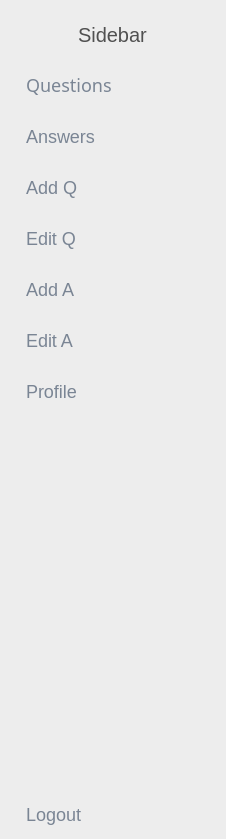
    <widget class="QWidget" name="full_menu_widget" native="true">
     <property name="minimumSize">
      <size>
       <width>0</width>
       <height>0</height>
      </size>
     </property>
     <property name="styleSheet">
      <string notr="true">QWidget{
	background-color: rgb(237, 237, 237);
	/*background-color: rrgb(254, 254, 254); */
	color: black;
}
QLabel{
	padding-left: 7px;
	font-weight: 460;
	font-size: 20px;
	color: rgb(80, 80, 80);
}

QPushButton{
	color: #7A8594;
	border: none;
	text-align: left;
	padding-left: 25px;
	font-family: &quot;poppins&quot;;
	font-weight: 440;
	font-size: 18px;
	/*background-color: #AF83FB;*/
	border-top-left-radius: 20px;
	border-bottom-left-radius: 20px;
	min-width: 200px;
}

QPushButton::hover {
	background-color: #C9B4EF;
	color: #fff;
}
QPushButton::checked {
	background-color: #AF83FB;
	color: #ffffff
}
</string>
     </property>
     <layout class="QVBoxLayout" name="verticalLayout_4">
      <property name="spacing">
       <number>0</number>
      </property>
      <property name="leftMargin">
       <number>1</number>
      </property>
      <property name="topMargin">
       <number>10</number>
      </property>
      <property name="rightMargin">
       <number>0</number>
      </property>
      <property name="bottomMargin">
       <number>0</number>
      </property>
      <item>
       <layout class="QHBoxLayout" name="horizontalLayout_2">
        <property name="spacing">
         <number>0</number>
        </property>
        <property name="leftMargin">
         <number>0</number>
        </property>
        <item>
         <widget class="QPushButton" name="logo_2">
          <property name="minimumSize">
           <size>
            <width>65</width>
            <height>50</height>
           </size>
          </property>
          <property name="maximumSize">
           <size>
            <width>40</width>
            <height>50</height>
           </size>
          </property>
          <property name="layoutDirection">
           <enum>Qt::LeftToRight</enum>
          </property>
          <property name="styleSheet">
           <string notr="true">QPushButton{
	min-width: 40px;
}

QPushButton::hover{
	background-color: none;
}
QPushButton::checked {
	background-color: none;
}


</string>
          </property>
          <property name="text">
           <string/>
          </property>
          <property name="icon">
           <iconset>
            <normaloff>ic/logo-2.png</normaloff>ic/logo-2.png</iconset>
          </property>
          <property name="iconSize">
           <size>
            <width>40</width>
            <height>40</height>
           </size>
          </property>
          <property name="checkable">
           <bool>true</bool>
          </property>
          <property name="autoExclusive">
           <bool>false</bool>
          </property>
         </widget>
        </item>
        <item>
         <widget class="QLabel" name="logo_label_3">
          <property name="minimumSize">
           <size>
            <width>0</width>
            <height>40</height>
           </size>
          </property>
          <property name="font">
           <font>
            <pointsize>-1</pointsize>
            <fontweight></fontweight>
           </font>
          </property>
          <property name="styleSheet">
           <string notr="true"/>
          </property>
          <property name="text">
           <string>Sidebar</string>
          </property>
         </widget>
        </item>
       </layout>
      </item>
      <item>
       <layout class="QVBoxLayout" name="verticalLayout_2">
        <property name="spacing">
         <number>1</number>
        </property>
        <item>
         <widget class="QPushButton" name="questionsBtn2">
          <property name="minimumSize">
           <size>
            <width>225</width>
            <height>50</height>
           </size>
          </property>
          <property name="font">
           <font>
            <family>poppins</family>
            <pointsize>-1</pointsize>
            <fontweight></fontweight>
           </font>
          </property>
          <property name="layoutDirection">
           <enum>Qt::LeftToRight</enum>
          </property>
          <property name="autoFillBackground">
           <bool>false</bool>
          </property>
          <property name="text">
           <string>Questions</string>
          </property>
          <property name="icon">
           <iconset>
            <normaloff>ic/question.svg</normaloff>
            <normalon>ic/questionOn.svg</normalon>
            <disabledoff>ic/question.svg</disabledoff>
            <disabledon>ic/questionOn.svg</disabledon>
            <activeoff>ic/question.svg</activeoff>
            <activeon>ic/questionOn.svg</activeon>
            <selectedoff>ic/question.svg</selectedoff>
            <selectedon>ic/questionOn.svg</selectedon>ic/question.svg</iconset>
          </property>
          <property name="iconSize">
           <size>
            <width>40</width>
            <height>40</height>
           </size>
          </property>
          <property name="checkable">
           <bool>true</bool>
          </property>
          <property name="autoExclusive">
           <bool>true</bool>
          </property>
          <property name="autoDefault">
           <bool>false</bool>
          </property>
          <property name="default">
           <bool>false</bool>
          </property>
          <property name="flat">
           <bool>false</bool>
          </property>
         </widget>
        </item>
        <item>
         <widget class="QPushButton" name="answersBtn2">
          <property name="minimumSize">
           <size>
            <width>225</width>
            <height>50</height>
           </size>
          </property>
          <property name="text">
           <string>Answers</string>
          </property>
          <property name="icon">
           <iconset>
            <normaloff>ic/answer.svg</normaloff>
            <normalon>ic/answerOn.svg</normalon>ic/answer.svg</iconset>
          </property>
          <property name="iconSize">
           <size>
            <width>40</width>
            <height>40</height>
           </size>
          </property>
          <property name="checkable">
           <bool>true</bool>
          </property>
          <property name="autoExclusive">
           <bool>true</bool>
          </property>
         </widget>
        </item>
        <item>
         <widget class="QPushButton" name="addQBtn2">
          <property name="minimumSize">
           <size>
            <width>225</width>
            <height>50</height>
           </size>
          </property>
          <property name="text">
           <string>Add Q</string>
          </property>
          <property name="icon">
           <iconset>
            <normaloff>ic/addq.svg</normaloff>
            <normalon>ic/addqOn.svg</normalon>ic/addq.svg</iconset>
          </property>
          <property name="iconSize">
           <size>
            <width>40</width>
            <height>40</height>
           </size>
          </property>
          <property name="checkable">
           <bool>true</bool>
          </property>
          <property name="autoExclusive">
           <bool>true</bool>
          </property>
         </widget>
        </item>
        <item>
         <widget class="QPushButton" name="editQBtn2">
          <property name="minimumSize">
           <size>
            <width>225</width>
            <height>50</height>
           </size>
          </property>
          <property name="text">
           <string>Edit Q</string>
          </property>
          <property name="icon">
           <iconset>
            <normaloff>ic/editq.svg</normaloff>
            <normalon>ic/editqOn.svg</normalon>ic/editq.svg</iconset>
          </property>
          <property name="iconSize">
           <size>
            <width>40</width>
            <height>40</height>
           </size>
          </property>
          <property name="checkable">
           <bool>true</bool>
          </property>
          <property name="autoExclusive">
           <bool>true</bool>
          </property>
         </widget>
        </item>
        <item>
         <widget class="QPushButton" name="addABtn2">
          <property name="minimumSize">
           <size>
            <width>225</width>
            <height>50</height>
           </size>
          </property>
          <property name="text">
           <string>Add A</string>
          </property>
          <property name="icon">
           <iconset>
            <normaloff>ic/adda.svg</normaloff>
            <normalon>ic/addaOn.svg</normalon>ic/adda.svg</iconset>
          </property>
          <property name="iconSize">
           <size>
            <width>40</width>
            <height>40</height>
           </size>
          </property>
          <property name="checkable">
           <bool>true</bool>
          </property>
          <property name="autoExclusive">
           <bool>true</bool>
          </property>
         </widget>
        </item>
        <item>
         <widget class="QPushButton" name="editABtn2">
          <property name="minimumSize">
           <size>
            <width>225</width>
            <height>50</height>
           </size>
          </property>
          <property name="text">
           <string>Edit A</string>
          </property>
          <property name="icon">
           <iconset>
            <normaloff>ic/edita.svg</normaloff>
            <normalon>ic/editaOn.svg</normalon>ic/edita.svg</iconset>
          </property>
          <property name="iconSize">
           <size>
            <width>40</width>
            <height>40</height>
           </size>
          </property>
          <property name="checkable">
           <bool>true</bool>
          </property>
          <property name="autoExclusive">
           <bool>true</bool>
          </property>
         </widget>
        </item>
        <item>
         <widget class="QPushButton" name="profileBtn2">
          <property name="minimumSize">
           <size>
            <width>225</width>
            <height>50</height>
           </size>
          </property>
          <property name="text">
           <string>Profile</string>
          </property>
          <property name="icon">
           <iconset>
            <normaloff>ic/profile.svg</normaloff>
            <normalon>ic/profileOn.svg</normalon>ic/profile.svg</iconset>
          </property>
          <property name="iconSize">
           <size>
            <width>40</width>
            <height>40</height>
           </size>
          </property>
          <property name="checkable">
           <bool>true</bool>
          </property>
          <property name="autoExclusive">
           <bool>true</bool>
          </property>
         </widget>
        </item>
       </layout>
      </item>
      <item>
       <spacer name="verticalSpacer_2">
        <property name="orientation">
         <enum>Qt::Vertical</enum>
        </property>
        <property name="sizeHint" stdset="0">
         <size>
          <width>20</width>
          <height>373</height>
         </size>
        </property>
       </spacer>
      </item>
      <item>
       <widget class="QPushButton" name="logoutBtn2">
        <property name="minimumSize">
         <size>
          <width>225</width>
          <height>50</height>
         </size>
        </property>
        <property name="text">
         <string>Logout</string>
        </property>
        <property name="icon">
         <iconset>
          <normaloff>ic/logout.svg</normaloff>
          <normalon>ic/logoutOn.svg</normalon>ic/logout.svg</iconset>
        </property>
        <property name="iconSize">
         <size>
          <width>40</width>
          <height>40</height>
         </size>
        </property>
       </widget>
      </item>
     </layout>
    </widget>
